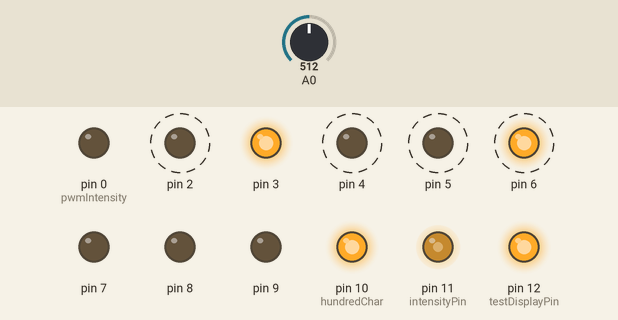
Recording of a sketch running on a simulated Arduino Uno, built with avr-gcc and run on an emulated ATmega328P. Parts: output pins drawn as LEDs (lit = HIGH). Dashed ring = blinking. The inputs (shaded band) are chosen by the test bench; at power-on: A0 = 512.

Above: at 6.25 s.
6.3 s: A0 set to 716
At 6.55 s:
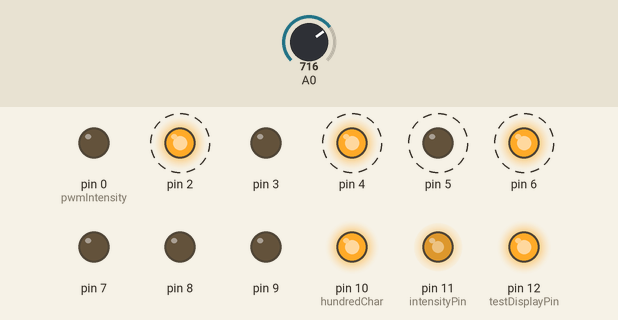
9.3 s: A0 set to 900
At 10.56 s:
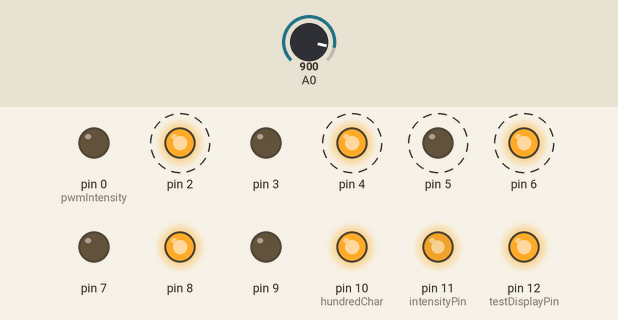
12.3 s: A0 set to 1023
At 12.56 s:
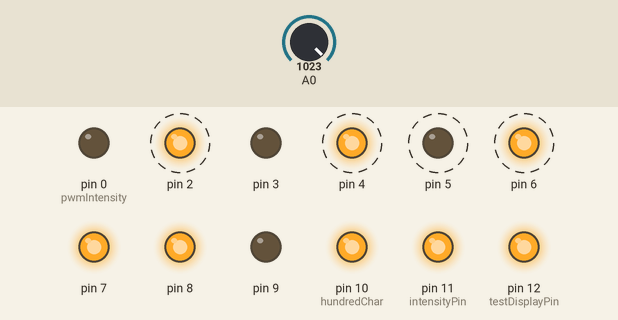
15.3 s: A0 set to 511
At 16.58 s:
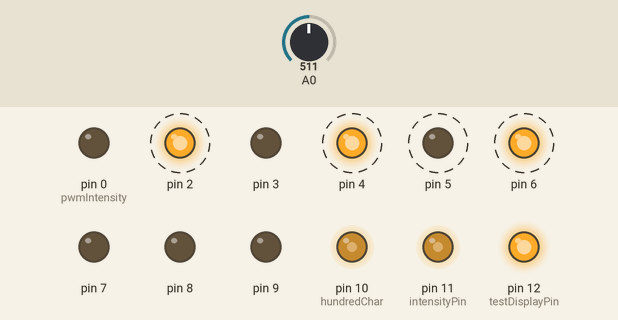
18.3 s: A0 set to 306
At 18.58 s:
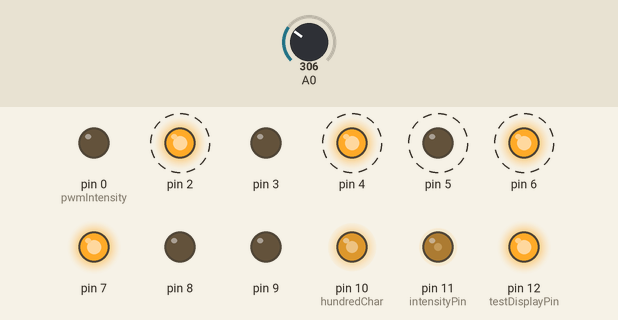
Timing chart, 0 to 32.9 s (numbered marks = the images above; inputs shaded):
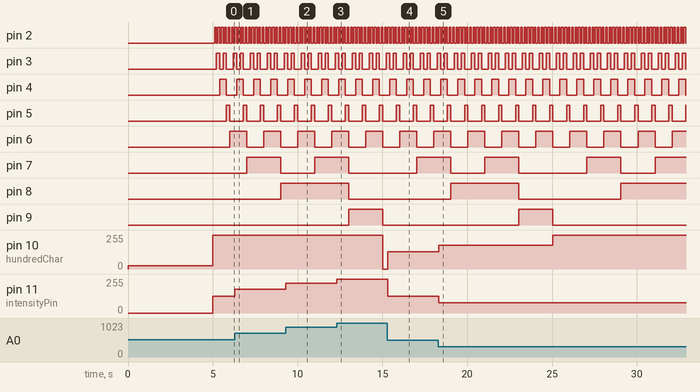

Measured:
- after the input at 6.3 s, pin 11 (intensityPin): 127/255 → 178/255 at once
- after the input at 9.3 s, pin 11 (intensityPin): 178/255 → 224/255 at once
- after the input at 12.3 s, pin 10 (hundredChar): 255/255 → 0/255 after 2.7 s; pin 11 (intensityPin): 224/255 → 255/255 at once
- after the input at 15.3 s, pin 10 (hundredChar): 0/255 → 128/255 at once; pin 11 (intensityPin): 255/255 → 127/255 at once
- after the input at 18.3 s, pin 10 (hundredChar): 128/255 → 179/255 at once, → 255/255 6.7 s later; pin 11 (intensityPin): 127/255 → 76/255 at once
- by itself, pin 2: alternates HIGH for 0.10 s and LOW for 0.10 s
- by itself, pin 3: repeats every 1.0 s: HIGH 0.20 s, LOW 0.40 s, HIGH 0.20 s, LOW 0.20 s
- by itself, pin 4: alternates HIGH for 0.40 s and LOW for 0.60 s

The sketch:

LED_Display.ino
```cpp
int intensityPin=11;
int pwmIntensity=0;
int hundredChar=10;
int testDisplayPin=12;
int start=0;
int count=0;
int limit=199;

void setup(){
  pinMode(pwmIntensity,OUTPUT);
  pinMode(hundredChar,OUTPUT);
  pinMode(testDisplayPin,OUTPUT);
  testDisplay();
  int i;
  for(i=2;i<10;i++)
    pinMode(i,OUTPUT);
}

void loop(){
  digitalWrite(hundredChar,HIGH);
  pwmIntensity=map(analogRead(A0),0,1023,0,255);
  analogWrite(intensityPin,pwmIntensity);
  if(count>limit)
    count=start;
  printNums();
  count++;
  delay(100);
}

void testDisplay(){
  digitalWrite(testDisplayPin,LOW);
  analogWrite(hundredChar,25);
  delay(5000);
  digitalWrite(testDisplayPin,HIGH);
  analogWrite(hundredChar,0);

}

void printNums(){
  byte unitsBin[4];
  byte dozensBin[4];
  int dozens=int(count/10);
  if(dozens>=10)
    dozens-=10;
  int units=count-int(count/10)*10;
  integerToBits(units,unitsBin);
  integerToBits(dozens,dozensBin);
  if(int(count/100)!=0)
    analogWrite(hundredChar,map(pwmIntensity,0,255,255,0));
  int i;
  for(i=0;i<4;i++)
    digitalWrite(5-i,unitsBin[i]);
  for(i=0;i<4;i++)
    digitalWrite(9-i,dozensBin[i]);
}

void integerToBits (int value, byte b[]) {
  b[0] = (byte)(1 &&(value & B00001000));
  b[1] = (byte)(1 &&(value & B00000100));
  b[2] = (byte)(1 &&(value & B00000010));
  b[3] = (byte)(1 &&(value & B00000001));
}
```
